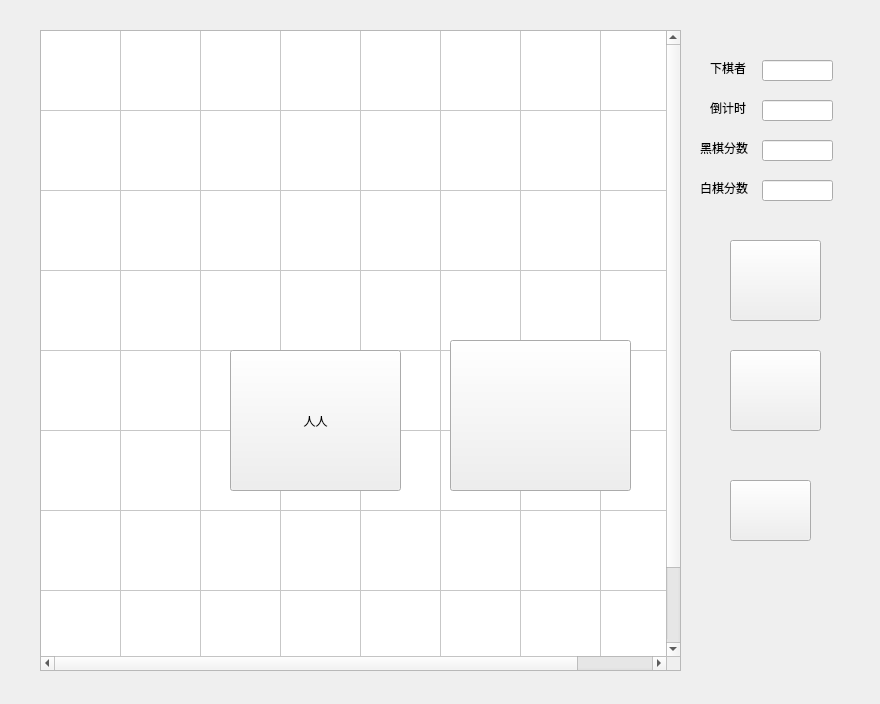
<?xml version="1.0" encoding="UTF-8"?>
<ui version="4.0">
 <class>Widget</class>
 <widget class="QWidget" name="Widget">
  <property name="geometry">
   <rect>
    <x>0</x>
    <y>0</y>
    <width>880</width>
    <height>704</height>
   </rect>
  </property>
  <property name="windowTitle">
   <string>Widget</string>
  </property>
  <property name="styleSheet">
   <string notr="true"/>
  </property>
  <widget class="qipan" name="tableWidget">
   <property name="geometry">
    <rect>
     <x>40</x>
     <y>30</y>
     <width>641</width>
     <height>641</height>
    </rect>
   </property>
   <property name="styleSheet">
    <string notr="true">border-image: url(:/bg2.jpg);</string>
   </property>
   <attribute name="horizontalHeaderVisible">
    <bool>false</bool>
   </attribute>
   <attribute name="horizontalHeaderDefaultSectionSize">
    <number>80</number>
   </attribute>
   <attribute name="horizontalHeaderHighlightSections">
    <bool>true</bool>
   </attribute>
   <attribute name="horizontalHeaderShowSortIndicator" stdset="0">
    <bool>false</bool>
   </attribute>
   <attribute name="verticalHeaderVisible">
    <bool>false</bool>
   </attribute>
   <attribute name="verticalHeaderDefaultSectionSize">
    <number>80</number>
   </attribute>
   <attribute name="verticalHeaderHighlightSections">
    <bool>true</bool>
   </attribute>
   <row>
    <property name="text">
     <string/>
    </property>
   </row>
   <row>
    <property name="text">
     <string/>
    </property>
   </row>
   <row>
    <property name="text">
     <string/>
    </property>
   </row>
   <row>
    <property name="text">
     <string/>
    </property>
   </row>
   <row>
    <property name="text">
     <string/>
    </property>
   </row>
   <row>
    <property name="text">
     <string/>
    </property>
   </row>
   <row>
    <property name="text">
     <string/>
    </property>
   </row>
   <row>
    <property name="text">
     <string/>
    </property>
   </row>
   <column>
    <property name="text">
     <string>新建列</string>
    </property>
   </column>
   <column>
    <property name="text">
     <string>新建列</string>
    </property>
   </column>
   <column>
    <property name="text">
     <string>新建列</string>
    </property>
   </column>
   <column>
    <property name="text">
     <string>新建列</string>
    </property>
   </column>
   <column>
    <property name="text">
     <string>新建列</string>
    </property>
   </column>
   <column>
    <property name="text">
     <string>新建列</string>
    </property>
   </column>
   <column>
    <property name="text">
     <string>新建列</string>
    </property>
   </column>
   <column>
    <property name="text">
     <string>新建列</string>
    </property>
   </column>
  </widget>
  <widget class="QPushButton" name="button_start">
   <property name="geometry">
    <rect>
     <x>730</x>
     <y>350</y>
     <width>91</width>
     <height>81</height>
    </rect>
   </property>
   <property name="styleSheet">
    <string notr="true">border-image: url(:/black2.png);</string>
   </property>
   <property name="text">
    <string/>
   </property>
  </widget>
  <widget class="QPushButton" name="button_end">
   <property name="geometry">
    <rect>
     <x>730</x>
     <y>480</y>
     <width>81</width>
     <height>61</height>
    </rect>
   </property>
   <property name="styleSheet">
    <string notr="true">border-image: url(:/close.png);</string>
   </property>
   <property name="text">
    <string/>
   </property>
  </widget>
  <widget class="QLineEdit" name="lineEdit">
   <property name="geometry">
    <rect>
     <x>762</x>
     <y>100</y>
     <width>71</width>
     <height>21</height>
    </rect>
   </property>
  </widget>
  <widget class="QLineEdit" name="lineEdit_2">
   <property name="geometry">
    <rect>
     <x>762</x>
     <y>60</y>
     <width>71</width>
     <height>21</height>
    </rect>
   </property>
  </widget>
  <widget class="QLineEdit" name="lineEdit_h">
   <property name="geometry">
    <rect>
     <x>762</x>
     <y>140</y>
     <width>71</width>
     <height>21</height>
    </rect>
   </property>
   <property name="text">
    <string/>
   </property>
  </widget>
  <widget class="QLineEdit" name="lineEdit_b">
   <property name="geometry">
    <rect>
     <x>762</x>
     <y>180</y>
     <width>71</width>
     <height>21</height>
    </rect>
   </property>
  </widget>
  <widget class="QPushButton" name="button_B">
   <property name="geometry">
    <rect>
     <x>730</x>
     <y>240</y>
     <width>91</width>
     <height>81</height>
    </rect>
   </property>
   <property name="styleSheet">
    <string notr="true">border-image: url(:/white2.png);</string>
   </property>
   <property name="text">
    <string/>
   </property>
  </widget>
  <widget class="QLabel" name="label">
   <property name="geometry">
    <rect>
     <x>710</x>
     <y>60</y>
     <width>51</width>
     <height>16</height>
    </rect>
   </property>
   <property name="text">
    <string>下棋者</string>
   </property>
  </widget>
  <widget class="QLabel" name="label_2">
   <property name="geometry">
    <rect>
     <x>710</x>
     <y>100</y>
     <width>51</width>
     <height>16</height>
    </rect>
   </property>
   <property name="text">
    <string>倒计时</string>
   </property>
  </widget>
  <widget class="QLabel" name="label_3">
   <property name="geometry">
    <rect>
     <x>700</x>
     <y>140</y>
     <width>61</width>
     <height>16</height>
    </rect>
   </property>
   <property name="text">
    <string>黑棋分数</string>
   </property>
  </widget>
  <widget class="QLabel" name="label_4">
   <property name="geometry">
    <rect>
     <x>700</x>
     <y>180</y>
     <width>61</width>
     <height>16</height>
    </rect>
   </property>
   <property name="text">
    <string>白棋分数</string>
   </property>
  </widget>
  <widget class="QPushButton" name="button_ai">
   <property name="geometry">
    <rect>
     <x>450</x>
     <y>340</y>
     <width>181</width>
     <height>151</height>
    </rect>
   </property>
   <property name="styleSheet">
    <string notr="true">border-image: url(:/machine.png);</string>
   </property>
   <property name="text">
    <string/>
   </property>
  </widget>
  <widget class="QLabel" name="label_5">
   <property name="geometry">
    <rect>
     <x>0</x>
     <y>0</y>
     <width>881</width>
     <height>701</height>
    </rect>
   </property>
   <property name="styleSheet">
    <string notr="true">border-image: url(:/bg2.jpg);</string>
   </property>
   <property name="text">
    <string/>
   </property>
  </widget>
  <widget class="QLabel" name="label_aaaa">
   <property name="geometry">
    <rect>
     <x>0</x>
     <y>0</y>
     <width>881</width>
     <height>701</height>
    </rect>
   </property>
   <property name="styleSheet">
    <string notr="true">border-image: url(:/bg2.jpg);
border-image: url(:/bg1.jpg);</string>
   </property>
   <property name="text">
    <string/>
   </property>
  </widget>
  <widget class="QPushButton" name="button_renren">
   <property name="geometry">
    <rect>
     <x>230</x>
     <y>350</y>
     <width>171</width>
     <height>141</height>
    </rect>
   </property>
   <property name="styleSheet">
    <string notr="true">border-image: url(:/network.png);</string>
   </property>
   <property name="text">
    <string>人人</string>
   </property>
  </widget>
  <zorder>label_5</zorder>
  <zorder>tableWidget</zorder>
  <zorder>button_end</zorder>
  <zorder>button_start</zorder>
  <zorder>lineEdit</zorder>
  <zorder>lineEdit_2</zorder>
  <zorder>lineEdit_h</zorder>
  <zorder>lineEdit_b</zorder>
  <zorder>button_B</zorder>
  <zorder>label</zorder>
  <zorder>label_2</zorder>
  <zorder>label_3</zorder>
  <zorder>label_4</zorder>
  <zorder>label_aaaa</zorder>
  <zorder>button_ai</zorder>
  <zorder>button_renren</zorder>
 </widget>
 <layoutdefault spacing="6" margin="11"/>
 <customwidgets>
  <customwidget>
   <class>qipan</class>
   <extends>QTableWidget</extends>
   <header location="global">qipan.h</header>
  </customwidget>
 </customwidgets>
 <resources/>
 <connections/>
</ui>
